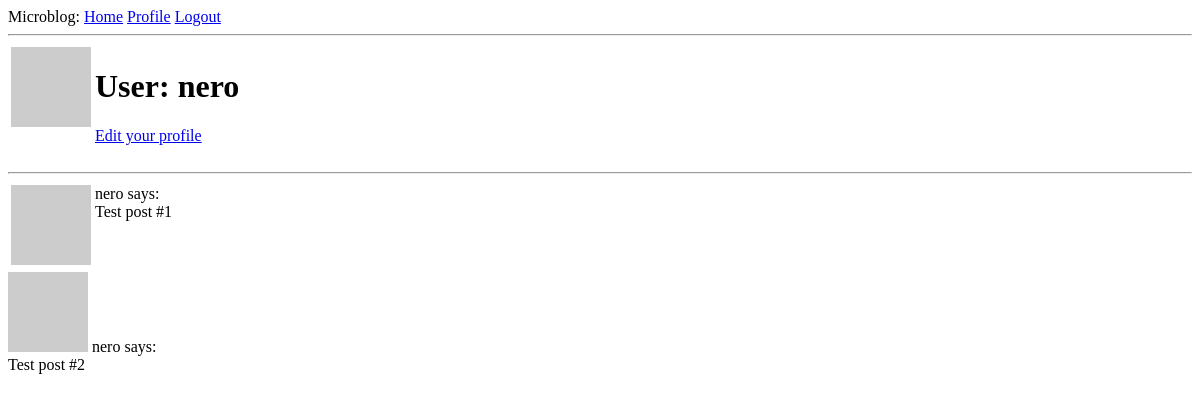
Before: /user/nero (signed in) with the older database file.
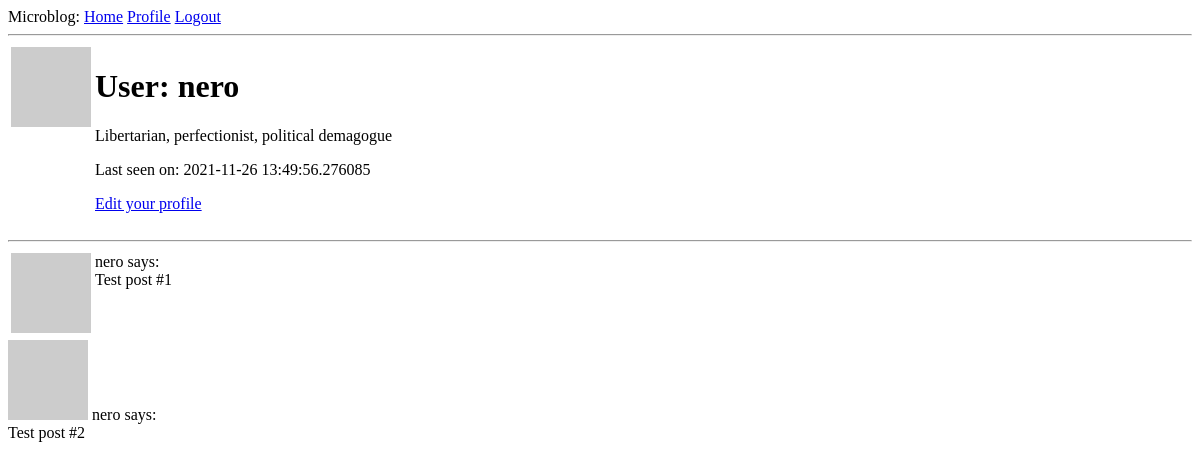
After: the same page with the newer database file.
### microblog/models.py (models this page shows, shortened)
class User(UserMixin, db.Model):
    id = db.Column(db.Integer, primary_key=True)
    username = db.Column(db.String(64), index=True, unique=True)
    email = db.Column(db.String(120), index=True, unique=True)
    password_hash = db.Column(db.String(128))
    about_me = db.Column(db.String(140))
    last_seen = db.Column(db.DateTime, default=datetime.utcnow)
    def avatar(self, size):
        digest = md5(self.email.lower().encode('utf-8')).hexdigest()
        return 'https://www.gravatar.com/avatar/{}?d=identicon&s={}'.format(
            digest, size)

### microblog/routes.py (the view)
@bp.route('/user/<username>')
@login_required
def profile(username):
    user = User.query.filter_by(username=username).first_or_404()
    posts = [
        {'author': user, 'body': 'Test post #1'},
        {'author': user, 'body': 'Test post #2'}
    ]
    return render_template('profile.html', user=user, posts=posts)

### microblog/app.py (called while the page is built)
def configure_extensions(app):
    db.init_app(app)
    migrate.init_app(app, db)
    login_manager.login_view = app.config["LOGIN_VIEW"]
    @login_manager.user_loader
    def load_user(user_id):
        return User.query.get(int(user_id))
    login_manager.init_app(app)

### microblog/routes.py (called while the page is built)
@bp.before_request
def set_last_seen():
    if current_user.is_authenticated:
        current_user.last_seen = datetime.utcnow()
        db.session.commit()

### microblog/templates/profile.html
{% extends "base.html" %} {% block content %}
<table>
  <tr valign="top">
    <td><img src="{{ user.avatar(128) }}" /></td>
    <td>
      <h1>User: {{ user.username }}</h1>
      {% if user.about_me %}
      <p>{{ user.about_me }}</p>
      {% endif %} {% if user.last_seen %}
      <p>Last seen on: {{ user.last_seen }}</p>
      {% endif %} {% if user == current_user %}
      <p><a href="{{ url_for('user.edit_profile') }}">Edit your profile</a></p>
      {% endif %}
    </td>
  </tr>
</table>
<hr />
{% for post in posts %} {% include '_post.html' %} {% endfor %} {% endblock %}

### microblog/templates/base.html (shortened to what this page needs)
<!DOCTYPE html>
<html>
  <head>
  </head>
  <body>
    <div>
      Microblog:
      <a href="{{ url_for('user.index') }}">Home</a>
      {% if current_user.is_anonymous %}
      <a href="{{ url_for('user.login') }}">Login</a>
      {% else %}
      <a href="{{ url_for('user.profile', username=current_user.username) }}"
        >Profile</a
      >
      <a href="{{ url_for('user.logout') }}">Logout</a>
      {% endif %}
    </div>
    <hr />
     {% block content %}{% endblock %}
</html>

### microblog/templates/_post.html
<table>
    <tr valign="top">
        <td><img src="{{ post.author.avatar(36) }}"></td>
        <td>{{ post.author.username }} says:<br>{{ post.body }}</td>
    </tr>
</table

Changed rows visible on the page:
changed User "nero": about_me (not shown) → "Libertarian, perfectionist, political demagogue"; last_seen (not shown) → "2021-11-26 13:49:56.276085"
Other visible differences:
text now shown: "Last seen on:"
